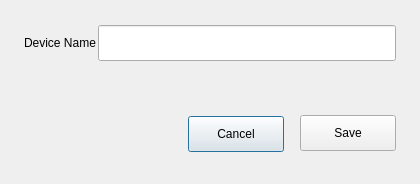
<?xml version="1.0" encoding="UTF-8"?>
<ui version="4.0">
 <class>ChangeProjectionName</class>
 <widget class="QDialog" name="ChangeProjectionName">
  <property name="geometry">
   <rect>
    <x>0</x>
    <y>0</y>
    <width>420</width>
    <height>184</height>
   </rect>
  </property>
  <property name="minimumSize">
   <size>
    <width>420</width>
    <height>184</height>
   </size>
  </property>
  <property name="maximumSize">
   <size>
    <width>420</width>
    <height>184</height>
   </size>
  </property>
  <property name="windowTitle">
   <string>Projection to this pc</string>
  </property>
  <property name="windowIcon">
   <iconset resource="pic.qrc">
    <normaloff>:/ukui-control-center.png</normaloff>:/ukui-control-center.png</iconset>
  </property>
  <property name="sizeGripEnabled">
   <bool>false</bool>
  </property>
  <property name="modal">
   <bool>false</bool>
  </property>
  <layout class="QVBoxLayout" name="verticalLayout_2">
   <property name="spacing">
    <number>0</number>
   </property>
   <property name="leftMargin">
    <number>0</number>
   </property>
   <property name="topMargin">
    <number>0</number>
   </property>
   <property name="rightMargin">
    <number>0</number>
   </property>
   <property name="bottomMargin">
    <number>0</number>
   </property>
   <item>
    <widget class="QWidget" name="widget" native="true">
     <property name="minimumSize">
      <size>
       <width>420</width>
       <height>0</height>
      </size>
     </property>
     <property name="maximumSize">
      <size>
       <width>420</width>
       <height>16777215</height>
      </size>
     </property>
     <layout class="QVBoxLayout" name="verticalLayout_3">
      <property name="spacing">
       <number>0</number>
      </property>
      <property name="leftMargin">
       <number>24</number>
      </property>
      <property name="topMargin">
       <number>0</number>
      </property>
      <property name="rightMargin">
       <number>24</number>
      </property>
      <property name="bottomMargin">
       <number>0</number>
      </property>
      <item>
       <spacer name="verticalSpacer_2">
        <property name="orientation">
         <enum>Qt::Vertical</enum>
        </property>
        <property name="sizeType">
         <enum>QSizePolicy::Minimum</enum>
        </property>
        <property name="sizeHint" stdset="0">
         <size>
          <width>20</width>
          <height>16</height>
         </size>
        </property>
       </spacer>
      </item>
      <item>
       <layout class="QHBoxLayout" name="horizontalLayout_3">
        <property name="spacing">
         <number>0</number>
        </property>
        <item>
         <widget class="QLabel" name="ChangeProjectionname">
          <property name="minimumSize">
           <size>
            <width>74</width>
            <height>36</height>
           </size>
          </property>
          <property name="maximumSize">
           <size>
            <width>74</width>
            <height>36</height>
           </size>
          </property>
          <property name="text">
           <string>Device Name</string>
          </property>
          <property name="alignment">
           <set>Qt::AlignLeading|Qt::AlignLeft|Qt::AlignVCenter</set>
          </property>
         </widget>
        </item>
        <item>
         <widget class="QLineEdit" name="lineEdit">
          <property name="minimumSize">
           <size>
            <width>298</width>
            <height>36</height>
           </size>
          </property>
          <property name="maximumSize">
           <size>
            <width>298</width>
            <height>36</height>
           </size>
          </property>
         </widget>
        </item>
       </layout>
      </item>
      <item>
       <layout class="QHBoxLayout" name="horizontalLayout_2">
        <property name="spacing">
         <number>0</number>
        </property>
        <item>
         <widget class="QLabel" name="tipLabel">
          <property name="minimumSize">
           <size>
            <width>74</width>
            <height>36</height>
           </size>
          </property>
          <property name="maximumSize">
           <size>
            <width>74</width>
            <height>36</height>
           </size>
          </property>
          <property name="text">
           <string/>
          </property>
         </widget>
        </item>
        <item>
         <widget class="QLabel" name="tipLabel_2">
          <property name="minimumSize">
           <size>
            <width>298</width>
            <height>36</height>
           </size>
          </property>
          <property name="maximumSize">
           <size>
            <width>298</width>
            <height>36</height>
           </size>
          </property>
          <property name="text">
           <string/>
          </property>
         </widget>
        </item>
       </layout>
      </item>
      <item>
       <layout class="QHBoxLayout" name="horizontalLayout_6">
        <property name="spacing">
         <number>16</number>
        </property>
        <item>
         <layout class="QHBoxLayout" name="horizontalLayout">
          <item>
           <spacer name="horizontalSpacer_4">
            <property name="orientation">
             <enum>Qt::Horizontal</enum>
            </property>
            <property name="sizeHint" stdset="0">
             <size>
              <width>40</width>
              <height>20</height>
             </size>
            </property>
           </spacer>
          </item>
          <item>
           <widget class="QPushButton" name="cancelBtn">
            <property name="minimumSize">
             <size>
              <width>96</width>
              <height>36</height>
             </size>
            </property>
            <property name="maximumSize">
             <size>
              <width>100</width>
              <height>33</height>
             </size>
            </property>
            <property name="text">
             <string>Cancel</string>
            </property>
           </widget>
          </item>
          <item>
           <widget class="QPushButton" name="saveBtn">
            <property name="minimumSize">
             <size>
              <width>96</width>
              <height>36</height>
             </size>
            </property>
            <property name="maximumSize">
             <size>
              <width>96</width>
              <height>36</height>
             </size>
            </property>
            <property name="text">
             <string>Save</string>
            </property>
           </widget>
          </item>
         </layout>
        </item>
       </layout>
      </item>
      <item>
       <spacer name="verticalSpacer">
        <property name="orientation">
         <enum>Qt::Vertical</enum>
        </property>
        <property name="sizeType">
         <enum>QSizePolicy::Minimum</enum>
        </property>
        <property name="sizeHint" stdset="0">
         <size>
          <width>20</width>
          <height>24</height>
         </size>
        </property>
       </spacer>
      </item>
     </layout>
    </widget>
   </item>
  </layout>
 </widget>
 <resources>
  <include location="pic.qrc"/>
 </resources>
 <connections/>
</ui>
